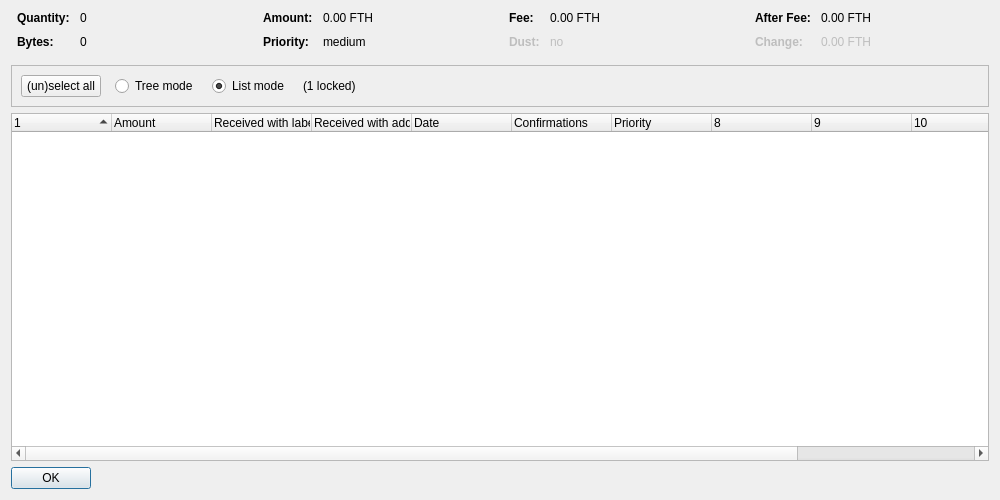
<?xml version="1.0" encoding="UTF-8"?>
<ui version="4.0">
 <class>CoinControlDialog</class>
 <widget class="QDialog" name="CoinControlDialog">
  <property name="geometry">
   <rect>
    <x>0</x>
    <y>0</y>
    <width>1000</width>
    <height>500</height>
   </rect>
  </property>
  <property name="windowTitle">
   <string>Coin Selection</string>
  </property>
  <layout class="QVBoxLayout" name="verticalLayout">
   <item>
    <layout class="QHBoxLayout" name="horizontalLayoutTop" stretch="0,0,0,0">
     <property name="topMargin">
      <number>0</number>
     </property>
     <property name="bottomMargin">
      <number>10</number>
     </property>
     <item>
      <layout class="QFormLayout" name="formLayoutCoinControl1">
       <property name="horizontalSpacing">
        <number>10</number>
       </property>
       <property name="verticalSpacing">
        <number>10</number>
       </property>
       <property name="leftMargin">
        <number>6</number>
       </property>
       <property name="rightMargin">
        <number>6</number>
       </property>
       <item row="0" column="0">
        <widget class="QLabel" name="labelCoinControlQuantityText">
         <property name="font">
          <font>
           <weight>75</weight>
           <bold>true</bold>
          </font>
         </property>
         <property name="text">
          <string>Quantity:</string>
         </property>
        </widget>
       </item>
       <item row="0" column="1">
        <widget class="QLabel" name="labelCoinControlQuantity">
         <property name="cursor">
          <cursorShape>IBeamCursor</cursorShape>
         </property>
         <property name="contextMenuPolicy">
          <enum>Qt::ActionsContextMenu</enum>
         </property>
         <property name="text">
          <string notr="true">0</string>
         </property>
         <property name="textInteractionFlags">
          <set>Qt::LinksAccessibleByMouse|Qt::TextSelectableByKeyboard|Qt::TextSelectableByMouse</set>
         </property>
        </widget>
       </item>
       <item row="1" column="0">
        <widget class="QLabel" name="labelCoinControlBytesText">
         <property name="font">
          <font>
           <weight>75</weight>
           <bold>true</bold>
          </font>
         </property>
         <property name="text">
          <string>Bytes:</string>
         </property>
        </widget>
       </item>
       <item row="1" column="1">
        <widget class="QLabel" name="labelCoinControlBytes">
         <property name="cursor">
          <cursorShape>IBeamCursor</cursorShape>
         </property>
         <property name="contextMenuPolicy">
          <enum>Qt::ActionsContextMenu</enum>
         </property>
         <property name="text">
          <string notr="true">0</string>
         </property>
         <property name="textInteractionFlags">
          <set>Qt::LinksAccessibleByMouse|Qt::TextSelectableByKeyboard|Qt::TextSelectableByMouse</set>
         </property>
        </widget>
       </item>
      </layout>
     </item>
     <item>
      <layout class="QFormLayout" name="formLayoutCoinControl2">
       <property name="horizontalSpacing">
        <number>10</number>
       </property>
       <property name="verticalSpacing">
        <number>10</number>
       </property>
       <property name="leftMargin">
        <number>6</number>
       </property>
       <property name="rightMargin">
        <number>6</number>
       </property>
       <item row="0" column="0">
        <widget class="QLabel" name="labelCoinControlAmountText">
         <property name="font">
          <font>
           <weight>75</weight>
           <bold>true</bold>
          </font>
         </property>
         <property name="text">
          <string>Amount:</string>
         </property>
        </widget>
       </item>
       <item row="0" column="1">
        <widget class="QLabel" name="labelCoinControlAmount">
         <property name="cursor">
          <cursorShape>IBeamCursor</cursorShape>
         </property>
         <property name="contextMenuPolicy">
          <enum>Qt::ActionsContextMenu</enum>
         </property>
         <property name="text">
          <string notr="true">0.00 FTH</string>
         </property>
         <property name="textInteractionFlags">
          <set>Qt::LinksAccessibleByMouse|Qt::TextSelectableByKeyboard|Qt::TextSelectableByMouse</set>
         </property>
        </widget>
       </item>
       <item row="1" column="0">
        <widget class="QLabel" name="labelCoinControlPriorityText">
         <property name="font">
          <font>
           <weight>75</weight>
           <bold>true</bold>
          </font>
         </property>
         <property name="text">
          <string>Priority:</string>
         </property>
        </widget>
       </item>
       <item row="1" column="1">
        <widget class="QLabel" name="labelCoinControlPriority">
         <property name="cursor">
          <cursorShape>IBeamCursor</cursorShape>
         </property>
         <property name="contextMenuPolicy">
          <enum>Qt::ActionsContextMenu</enum>
         </property>
         <property name="text">
          <string notr="true">medium</string>
         </property>
         <property name="textInteractionFlags">
          <set>Qt::LinksAccessibleByMouse|Qt::TextSelectableByKeyboard|Qt::TextSelectableByMouse</set>
         </property>
        </widget>
       </item>
      </layout>
     </item>
     <item>
      <layout class="QFormLayout" name="formLayoutCoinControl3">
       <property name="horizontalSpacing">
        <number>10</number>
       </property>
       <property name="verticalSpacing">
        <number>10</number>
       </property>
       <property name="leftMargin">
        <number>6</number>
       </property>
       <property name="rightMargin">
        <number>6</number>
       </property>
       <item row="0" column="0">
        <widget class="QLabel" name="labelCoinControlFeeText">
         <property name="font">
          <font>
           <weight>75</weight>
           <bold>true</bold>
          </font>
         </property>
         <property name="text">
          <string>Fee:</string>
         </property>
        </widget>
       </item>
       <item row="0" column="1">
        <widget class="QLabel" name="labelCoinControlFee">
         <property name="cursor">
          <cursorShape>IBeamCursor</cursorShape>
         </property>
         <property name="contextMenuPolicy">
          <enum>Qt::ActionsContextMenu</enum>
         </property>
         <property name="text">
          <string notr="true">0.00 FTH</string>
         </property>
         <property name="textInteractionFlags">
          <set>Qt::LinksAccessibleByMouse|Qt::TextSelectableByKeyboard|Qt::TextSelectableByMouse</set>
         </property>
        </widget>
       </item>
       <item row="1" column="0">
        <widget class="QLabel" name="labelCoinControlLowOutputText">
         <property name="enabled">
          <bool>false</bool>
         </property>
         <property name="font">
          <font>
           <weight>75</weight>
           <bold>true</bold>
          </font>
         </property>
         <property name="text">
          <string>Dust:</string>
         </property>
        </widget>
       </item>
       <item row="1" column="1">
        <widget class="QLabel" name="labelCoinControlLowOutput">
         <property name="enabled">
          <bool>false</bool>
         </property>
         <property name="cursor">
          <cursorShape>IBeamCursor</cursorShape>
         </property>
         <property name="contextMenuPolicy">
          <enum>Qt::ActionsContextMenu</enum>
         </property>
         <property name="text">
          <string notr="true">no</string>
         </property>
         <property name="textInteractionFlags">
          <set>Qt::LinksAccessibleByMouse|Qt::TextSelectableByKeyboard|Qt::TextSelectableByMouse</set>
         </property>
        </widget>
       </item>
      </layout>
     </item>
     <item>
      <layout class="QFormLayout" name="formLayoutCoinControl4">
       <property name="horizontalSpacing">
        <number>10</number>
       </property>
       <property name="verticalSpacing">
        <number>10</number>
       </property>
       <property name="leftMargin">
        <number>6</number>
       </property>
       <property name="rightMargin">
        <number>6</number>
       </property>
       <item row="0" column="0">
        <widget class="QLabel" name="labelCoinControlAfterFeeText">
         <property name="font">
          <font>
           <weight>75</weight>
           <bold>true</bold>
          </font>
         </property>
         <property name="text">
          <string>After Fee:</string>
         </property>
        </widget>
       </item>
       <item row="0" column="1">
        <widget class="QLabel" name="labelCoinControlAfterFee">
         <property name="cursor">
          <cursorShape>IBeamCursor</cursorShape>
         </property>
         <property name="contextMenuPolicy">
          <enum>Qt::ActionsContextMenu</enum>
         </property>
         <property name="text">
          <string notr="true">0.00 FTH</string>
         </property>
         <property name="textInteractionFlags">
          <set>Qt::LinksAccessibleByMouse|Qt::TextSelectableByKeyboard|Qt::TextSelectableByMouse</set>
         </property>
        </widget>
       </item>
       <item row="1" column="0">
        <widget class="QLabel" name="labelCoinControlChangeText">
         <property name="enabled">
          <bool>false</bool>
         </property>
         <property name="font">
          <font>
           <weight>75</weight>
           <bold>true</bold>
          </font>
         </property>
         <property name="text">
          <string>Change:</string>
         </property>
        </widget>
       </item>
       <item row="1" column="1">
        <widget class="QLabel" name="labelCoinControlChange">
         <property name="enabled">
          <bool>false</bool>
         </property>
         <property name="cursor">
          <cursorShape>IBeamCursor</cursorShape>
         </property>
         <property name="contextMenuPolicy">
          <enum>Qt::ActionsContextMenu</enum>
         </property>
         <property name="text">
          <string notr="true">0.00 FTH</string>
         </property>
         <property name="textInteractionFlags">
          <set>Qt::LinksAccessibleByMouse|Qt::TextSelectableByKeyboard|Qt::TextSelectableByMouse</set>
         </property>
        </widget>
       </item>
      </layout>
     </item>
    </layout>
   </item>
   <item>
    <widget class="QFrame" name="frame">
     <property name="minimumSize">
      <size>
       <width>0</width>
       <height>40</height>
      </size>
     </property>
     <property name="frameShape">
      <enum>QFrame::StyledPanel</enum>
     </property>
     <property name="frameShadow">
      <enum>QFrame::Sunken</enum>
     </property>
     <layout class="QHBoxLayout" name="horizontalLayout">
      <item>
       <layout class="QHBoxLayout" name="horizontalLayoutPanel" stretch="0,0,0,0,0">
        <property name="spacing">
         <number>14</number>
        </property>
        <item>
         <widget class="QPushButton" name="pushButtonSelectAll">
          <property name="sizePolicy">
           <sizepolicy hsizetype="Maximum" vsizetype="Fixed">
            <horstretch>0</horstretch>
            <verstretch>0</verstretch>
           </sizepolicy>
          </property>
          <property name="text">
           <string>(un)select all</string>
          </property>
          <property name="autoDefault">
           <bool>false</bool>
          </property>
         </widget>
        </item>
        <item>
         <widget class="QRadioButton" name="radioTreeMode">
          <property name="sizePolicy">
           <sizepolicy hsizetype="Maximum" vsizetype="Fixed">
            <horstretch>0</horstretch>
            <verstretch>0</verstretch>
           </sizepolicy>
          </property>
          <property name="text">
           <string>Tree mode</string>
          </property>
         </widget>
        </item>
        <item>
         <widget class="QRadioButton" name="radioListMode">
          <property name="sizePolicy">
           <sizepolicy hsizetype="Maximum" vsizetype="Fixed">
            <horstretch>0</horstretch>
            <verstretch>0</verstretch>
           </sizepolicy>
          </property>
          <property name="text">
           <string>List mode</string>
          </property>
          <property name="checked">
           <bool>true</bool>
          </property>
         </widget>
        </item>
        <item>
         <widget class="QLabel" name="labelLocked">
          <property name="text">
           <string notr="true">(1 locked)</string>
          </property>
         </widget>
        </item>
        <item>
         <spacer name="horizontalSpacer">
          <property name="orientation">
           <enum>Qt::Horizontal</enum>
          </property>
          <property name="sizeHint" stdset="0">
           <size>
            <width>40</width>
            <height>20</height>
           </size>
          </property>
         </spacer>
        </item>
       </layout>
      </item>
     </layout>
    </widget>
   </item>
   <item>
    <widget class="CoinControlTreeWidget" name="treeWidget">
     <property name="contextMenuPolicy">
      <enum>Qt::CustomContextMenu</enum>
     </property>
     <property name="sortingEnabled">
      <bool>false</bool>
     </property>
     <property name="columnCount">
      <number>12</number>
     </property>
     <attribute name="headerShowSortIndicator" stdset="0">
      <bool>true</bool>
     </attribute>
     <attribute name="headerStretchLastSection">
      <bool>false</bool>
     </attribute>
     <column>
      <property name="text">
       <string/>
      </property>
     </column>
     <column>
      <property name="text">
       <string>Amount</string>
      </property>
     </column>
     <column>
      <property name="text">
       <string>Received with label</string>
      </property>
     </column>
     <column>
      <property name="text">
       <string>Received with address</string>
      </property>
     </column>
     <column>
      <property name="text">
       <string>Date</string>
      </property>
     </column>
     <column>
      <property name="text">
       <string>Confirmations</string>
      </property>
      <property name="toolTip">
       <string>Confirmed</string>
      </property>
     </column>
     <column>
      <property name="text">
       <string>Priority</string>
      </property>
     </column>
     <column>
      <property name="text">
       <string/>
      </property>
     </column>
     <column>
      <property name="text">
       <string/>
      </property>
     </column>
     <column>
      <property name="text">
       <string/>
      </property>
     </column>
     <column>
      <property name="text">
       <string/>
      </property>
     </column>
     <column>
      <property name="text">
       <string/>
      </property>
     </column>
    </widget>
   </item>
   <item>
    <widget class="QDialogButtonBox" name="buttonBox">
     <property name="sizePolicy">
      <sizepolicy hsizetype="Maximum" vsizetype="Fixed">
       <horstretch>0</horstretch>
       <verstretch>0</verstretch>
      </sizepolicy>
     </property>
     <property name="orientation">
      <enum>Qt::Horizontal</enum>
     </property>
     <property name="standardButtons">
      <set>QDialogButtonBox::Ok</set>
     </property>
    </widget>
   </item>
  </layout>
 </widget>
 <customwidgets>
  <customwidget>
   <class>CoinControlTreeWidget</class>
   <extends>QTreeWidget</extends>
   <header>coincontroltreewidget.h</header>
  </customwidget>
 </customwidgets>
 <resources/>
 <connections/>
</ui>
